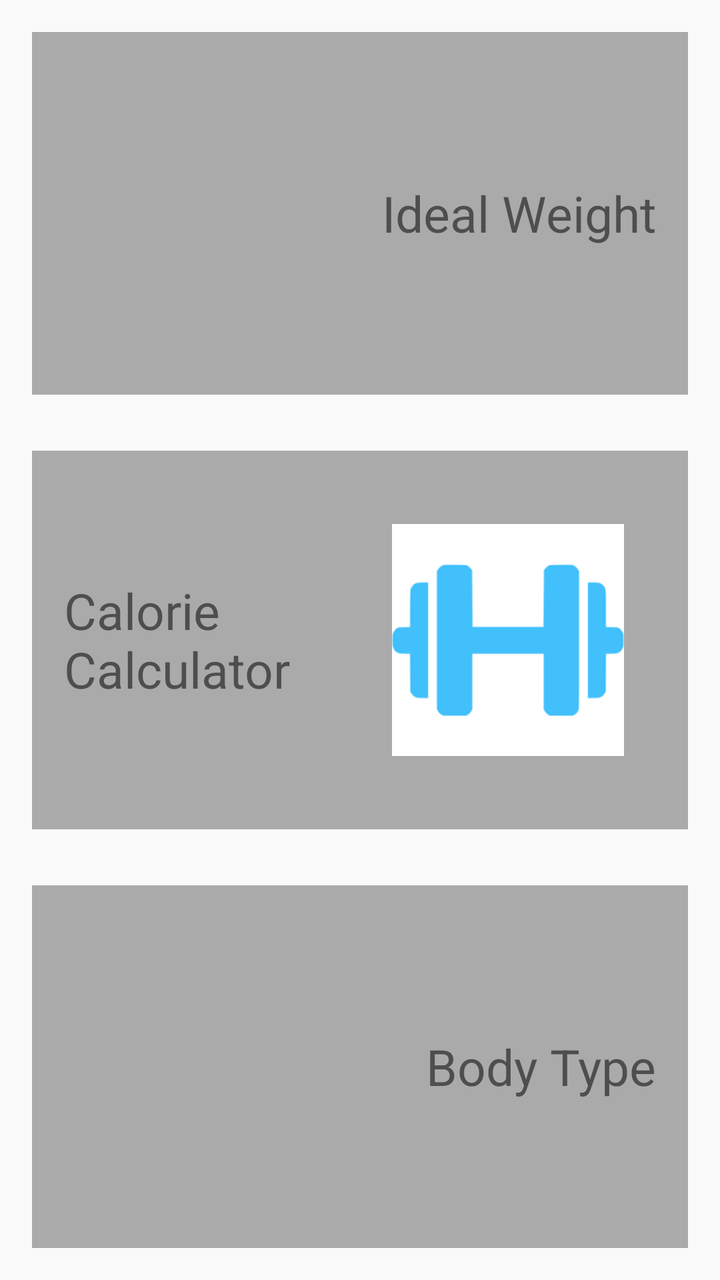
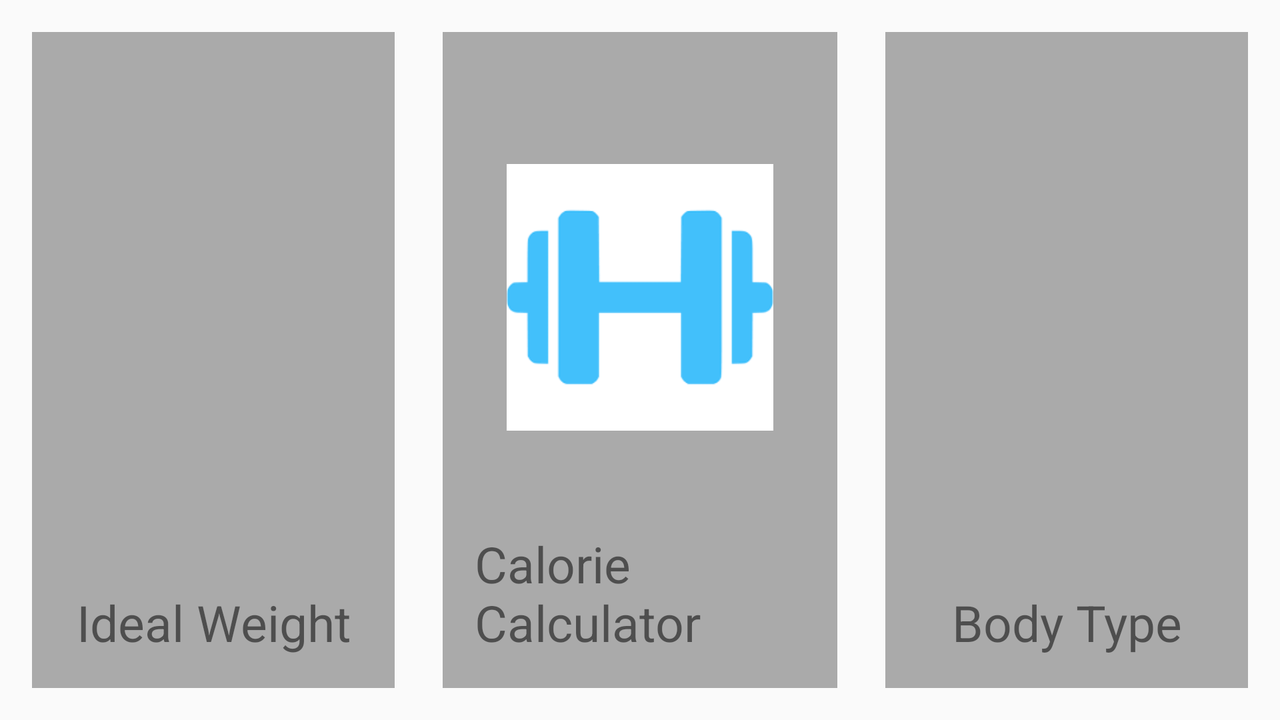

One screen, two layout resources from the same app: the default and the repository's alternative for another configuration. Each is rendered where Android would select it; the XML of both is given below.
<!-- AndroidManifest.xml: application theme AppTheme -->
<!-- res/layout/activity_main.xml -->
<?xml version="1.0" encoding="utf-8"?>
<android.support.v4.widget.DrawerLayout
    xmlns:android="http://schemas.android.com/apk/res/android"
    xmlns:app="http://schemas.android.com/apk/res-auto"
    xmlns:tools="http://schemas.android.com/tools"
    android:layout_width="match_parent"
    android:layout_height="match_parent"
    android:id="@+id/drawer_layout">

    <LinearLayout
        android:id="@+id/activity_my"
        android:layout_width="match_parent"
        android:layout_height="match_parent"
        android:layout_weight="1"
        android:orientation="vertical">

        <LinearLayout
            android:layout_width="match_parent"
            android:layout_height="match_parent"
            android:layout_margin="16dp"

            android:layout_weight="1"
            android:background="@android:color/darker_gray"
            android:clickable="true"
            android:foreground="?attr/selectableItemBackground"
            android:onClick="idealWeightOnClick"
            android:orientation="horizontal"
            android:padding="16dp">

            <ImageView
                android:id="@+id/weightImageView"
                android:layout_width="0dp"
                android:layout_height="wrap_content"
                android:layout_weight="1"
                android:padding="16dp"
                app:srcCompat="@drawable/scale_icon" />

            <TextView
                android:id="@+id/weightTextView"
                android:layout_width="0dp"
                android:layout_height="wrap_content"
                android:layout_gravity="center"
                android:layout_weight="1"
                android:gravity="right"
                android:text="Ideal Weight"
                android:textSize="25dp"


                />

        </LinearLayout>

        <LinearLayout
            android:layout_width="match_parent"
            android:layout_height="match_parent"
            android:layout_marginBottom="12dp"
            android:layout_marginLeft="16dp"
            android:layout_marginRight="16dp"
            android:layout_marginTop="12dp"
            android:layout_weight="1"
            android:background="@android:color/darker_gray"
            android:clickable="true"
            android:foreground="?attr/selectableItemBackground"
            android:onClick="calorieOnClick"
            android:orientation="horizontal"
            android:padding="16dp">

            <TextView
                android:id="@+id/calorieTextView"
                android:layout_width="0dp"
                android:layout_height="wrap_content"
                android:layout_gravity="center"
                android:layout_weight="1"
                android:gravity="left"
                android:text="Calorie Calculator"
                android:textSize="25dp" />


            <ImageView
                android:id="@+id/calorieImageView"
                android:layout_width="0dp"
                android:layout_height="wrap_content"
                android:layout_gravity="center_vertical"
                android:layout_weight="1"
                android:padding="16dp"
                app:srcCompat="@drawable/dumbbell_icon" />


        </LinearLayout>

        <LinearLayout
            android:layout_width="match_parent"
            android:layout_height="match_parent"
            android:layout_margin="16dp"
            android:layout_weight="1"
            android:background="@android:color/darker_gray"
            android:clickable="true"
            android:foreground="?attr/selectableItemBackground"
            android:onClick="bodyTypeOnClick"
            android:orientation="horizontal"
            android:padding="16dp">


            <ImageView
                android:id="@+id/bodyTypeImageView"
                android:layout_width="0dp"
                android:layout_height="wrap_content"
                android:layout_weight="1"
                android:padding="16dp"
                app:srcCompat="@drawable/body_icon" />

            <TextView
                android:id="@+id/bodyTypeTextView"
                android:layout_width="0dp"
                android:layout_height="wrap_content"
                android:layout_gravity="center"
                android:layout_weight="1"
                android:gravity="right"
                android:text="Body Type"
                android:textSize="25dp"


                />


        </LinearLayout>

    </LinearLayout>

    <ListView
        android:id="@+id/left_drawer"
        android:layout_width="240dp"
        android:layout_height="match_parent"
        android:layout_gravity="start"
        android:background="#F0F0F0"
        android:choiceMode="singleChoice"
        android:divider="@android:color/transparent"
        android:dividerHeight="0dp"
        android:entries="@array/navigation_drawer_values" />



</android.support.v4.widget.DrawerLayout>
<!-- resources referenced by this layout -->
<resources>
  <string-array name="navigation_drawer_values">
          <item>Ideal Weight</item>
          <item>Calorie Calculator</item>
          <item>Body Shape</item>
          <item>Settings</item>
      </string-array>
  <!-- drawable dumbbell_icon: png bitmap (drawable, 1264 bytes) -->
  <style name="AppTheme" parent="Theme.AppCompat.Light.DarkActionBar">
          
          <item name="colorPrimary">@color/colorPrimary</item>
          <item name="colorPrimaryDark">@color/colorPrimaryDark</item>
          <item name="colorAccent">@color/colorAccent</item>
          <item name="preferenceTheme">@style/PreferenceThemeOverlay</item>
      </style>
  <color name="colorPrimary">#fc227d</color>
  <color name="colorPrimaryDark">#c6034d</color>
  <color name="colorAccent">#FF4081</color>
</resources>
<!-- res/layout-land/activity_main.xml (the repository's variant of the layout above) -->
<!-- drawn on the phone turned sideways -->
<?xml version="1.0" encoding="utf-8"?>
<android.support.v4.widget.DrawerLayout
    xmlns:android="http://schemas.android.com/apk/res/android"
    xmlns:app="http://schemas.android.com/apk/res-auto"
    xmlns:tools="http://schemas.android.com/tools"
    android:layout_width="match_parent"
    android:layout_height="match_parent"
    android:id="@+id/drawer_layout">

    <LinearLayout
        android:id="@+id/activity_my"
        android:layout_width="match_parent"
        android:layout_height="match_parent"

        android:orientation="horizontal">

        <LinearLayout
            android:layout_width="match_parent"
            android:layout_height="match_parent"

            android:layout_marginBottom="16dp"
            android:layout_marginLeft="16dp"
            android:layout_marginRight="16dp"
            android:layout_marginTop="16dp"
            android:layout_weight="1"
            android:background="@android:color/darker_gray"
            android:clickable="true"
            android:foreground="?attr/selectableItemBackground"
            android:onClick="idealWeightOnClick"
            android:orientation="vertical"
            android:padding="16dp">

            <ImageView
                android:id="@+id/weightImageView"
                android:layout_width="match_parent"
                android:layout_height="0dp"
                android:layout_weight="1"
                android:padding="16dp"
                app:srcCompat="@drawable/scale_icon" />

            <TextView
                android:id="@+id/weightTextView"
                android:layout_width="match_parent"
                android:layout_height="wrap_content"
                android:layout_gravity="center"
                android:layout_weight="0"
                android:gravity="center_horizontal"
                android:text="Ideal Weight"


                android:textSize="25sp" />

        </LinearLayout>

    <LinearLayout
        android:layout_width="match_parent"
        android:layout_height="match_parent"
        android:layout_marginBottom="16dp"
        android:layout_marginLeft="8dp"
        android:layout_marginRight="8dp"
        android:layout_marginTop="16dp"
        android:layout_weight="1"
        android:background="@android:color/darker_gray"
        android:clickable="true"
        android:foreground="?attr/selectableItemBackground"
        android:onClick="calorieOnClick"
        android:orientation="vertical"
        android:padding="16dp">

        <ImageView
            android:id="@+id/calorieImageView"
            android:layout_width="match_parent"
            android:layout_height="0dp"
            android:layout_weight="1"
            android:padding="16dp"
            app:srcCompat="@drawable/dumbbell_icon" />

        <TextView
            android:id="@+id/calorieTextView"
            android:layout_width="match_parent"
            android:layout_height="wrap_content"
            android:layout_gravity="center"
            android:layout_weight="0"
            android:gravity="fill_horizontal"
            android:text="Calorie Calculator"
            android:textSize="25sp" />


    </LinearLayout>

    <LinearLayout
        android:layout_width="match_parent"
        android:layout_height="match_parent"
        android:layout_marginBottom="16dp"
        android:layout_marginLeft="16dp"
        android:layout_marginRight="16dp"
        android:layout_marginTop="16dp"
        android:layout_weight="1"
        android:background="@android:color/darker_gray"
        android:clickable="true"
        android:foreground="?attr/selectableItemBackground"
        android:onClick="bodyTypeOnClick"
        android:orientation="vertical"
        android:padding="16dp">


        <ImageView
            android:id="@+id/bodyTypeImageView"
            android:layout_width="match_parent"
            android:layout_height="0dp"
            android:layout_weight="1"
            android:padding="16dp"
            app:srcCompat="@drawable/body_icon" />

        <TextView
            android:id="@+id/bodyTypeTextView"
            android:layout_width="match_parent"
            android:layout_height="wrap_content"
            android:layout_gravity="center"
            android:layout_weight="0"
            android:gravity="center_horizontal"


            android:text="Body Type"
            android:textSize="25sp" />


    </LinearLayout>

    </LinearLayout>

    <ListView
        android:id="@+id/left_drawer"
        android:layout_width="240dp"
        android:layout_height="match_parent"
        android:layout_gravity="start"
        android:background="#F0F0F0"
        android:choiceMode="singleChoice"
        android:divider="@android:color/transparent"
        android:dividerHeight="0dp"
        android:entries="@array/navigation_drawer_values" />



</android.support.v4.widget.DrawerLayout>
